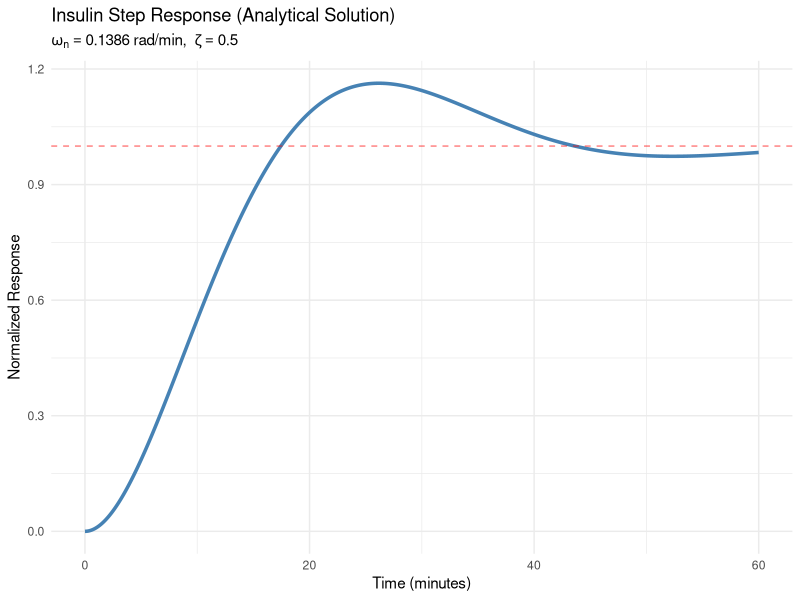
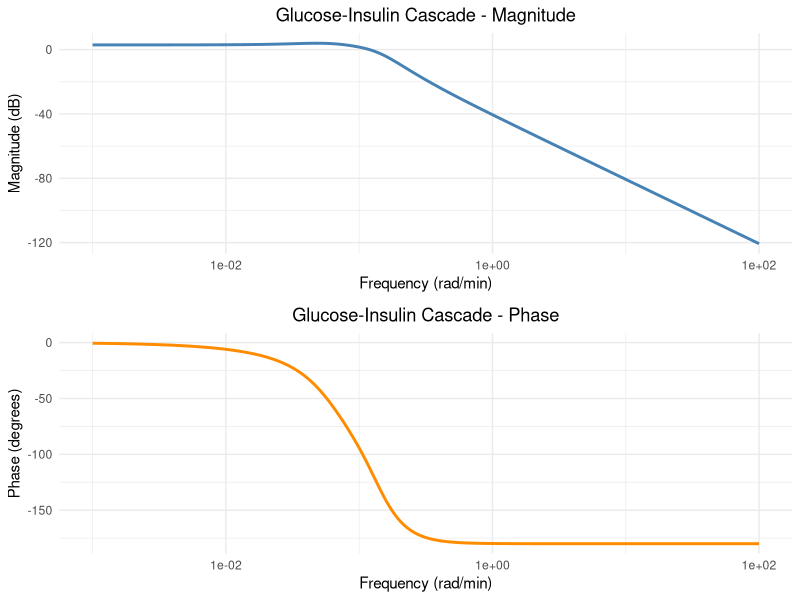
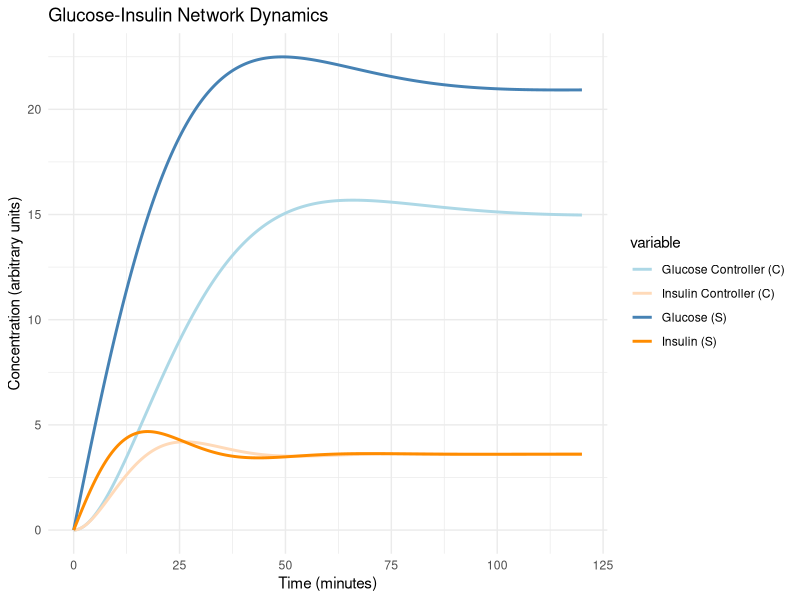
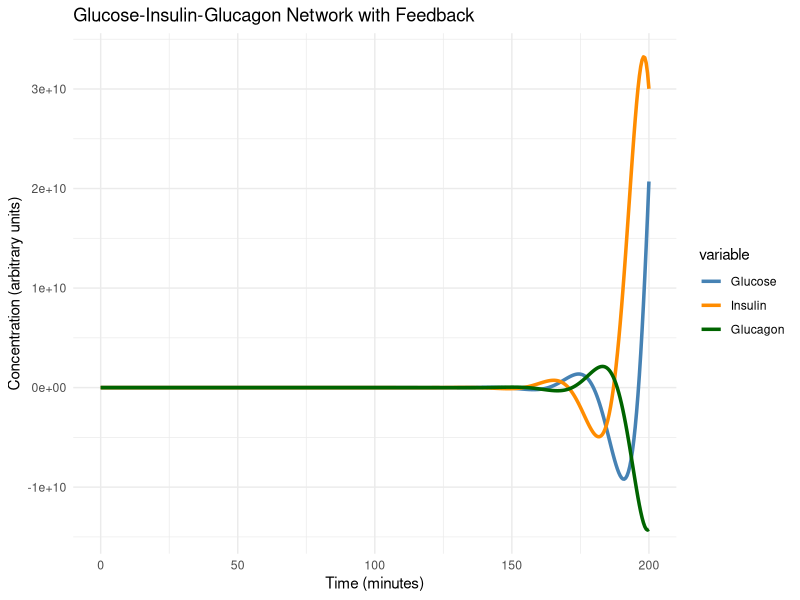
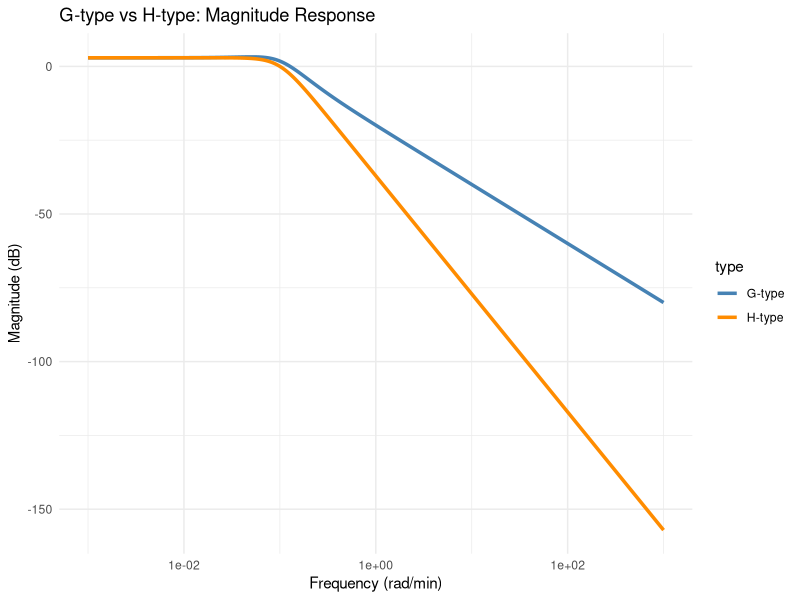
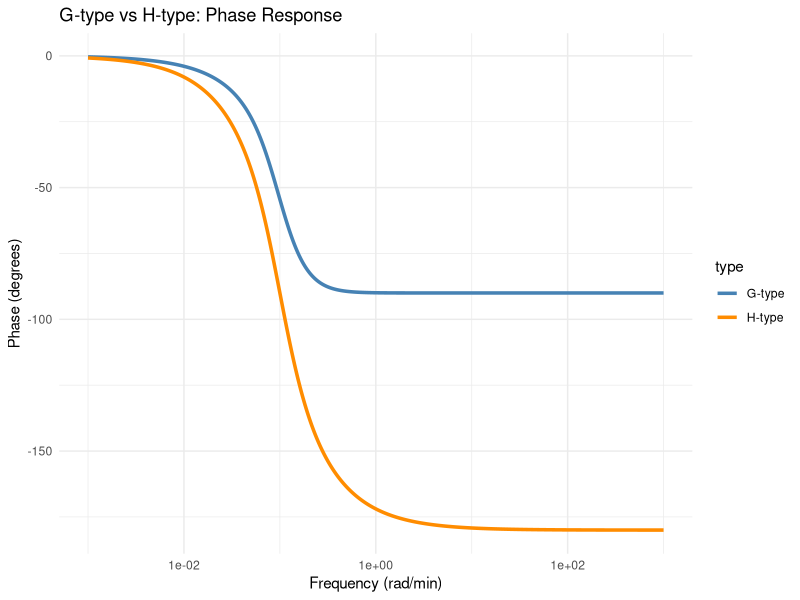
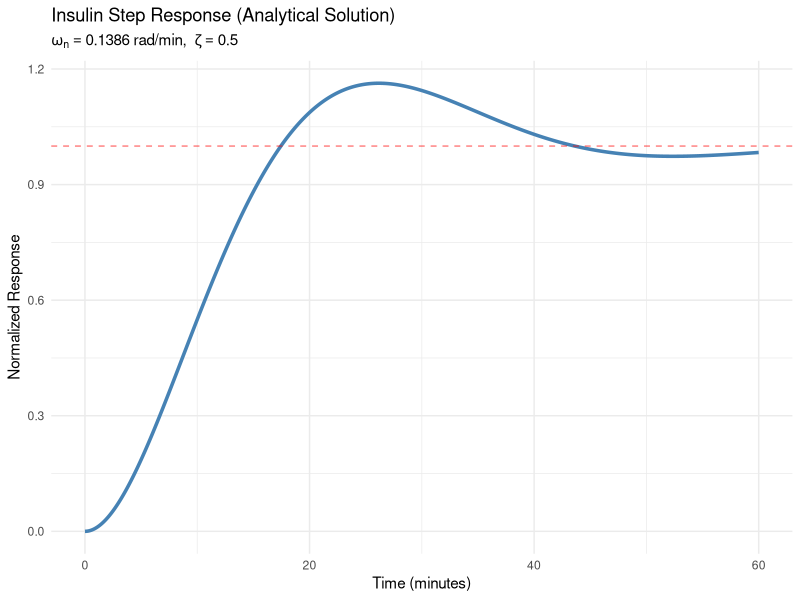
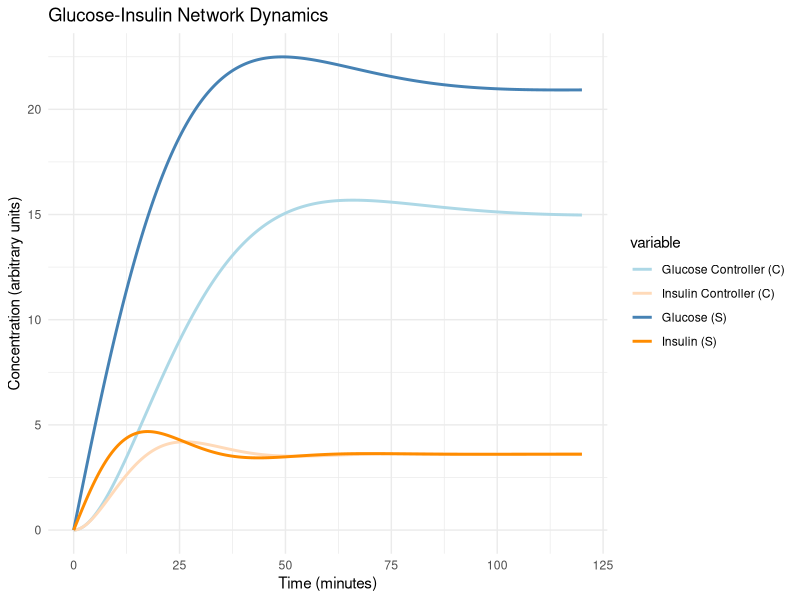

Here is the R script that generated these plots, in order:
###############################################################################
# Network Extension Simulation Framework
# Second-Order Negative Feedback Model for Endocrine Systems
# Based on Boroujerdi & Schmidt (2013) framework
###############################################################################

# Load required packages
library(deSolve)    # For ODE solving
library(ggplot2)    # For plotting
library(gridExtra)  # For multi-panel plots
library(tidyr)      # For data manipulation
library(dplyr)      # For data manipulation

###############################################################################
# OUTPUT FOLDERS: Create directories for saving plots and metrics
###############################################################################

# Define folder paths
plots_dir   <- "output_plots"
metrics_dir <- "output_metrics"

# Create folders if they do not already exist
if (!dir.exists(plots_dir))   dir.create(plots_dir)
if (!dir.exists(metrics_dir)) dir.create(metrics_dir)

cat("Output folders ready:\n")
cat("  Plots   ->", plots_dir, "\n")
cat("  Metrics ->", metrics_dir, "\n\n")

###############################################################################
# PART 1: CORE FUNCTIONS - Transfer Functions and Building Blocks
###############################################################################

#' Create a second-order negative feedback element
#'
#' @param omega_n Natural frequency (rad/time)
#' @param zeta Damping ratio (dimensionless)
#' @param type "G" for G-type (feed-forward) or "H" for H-type (feedback)
#' @return List containing transfer function numerator and denominator coefficients
create_element <- function(omega_n, zeta, type = "G") {
  k2 <- 2 * zeta * omega_n
  k3 <- omega_n
  k4 <- omega_n

  if (type == "G") {
    num <- c(k3, k3 * k2)
    den <- c(1, k2, k3 * k4)
  } else if (type == "H") {
    num <- c(k2 * k4)
    den <- c(1, k2, k3 * k4)
  } else {
    stop("Type must be 'G' or 'H'")
  }

  return(list(
    num = num, den = den,
    omega_n = omega_n, zeta = zeta, type = type,
    k2 = k2, k3 = k3, k4 = k4
  ))
}

#' Polynomial evaluation at a point
polyval <- function(p, x) {
  n <- length(p)
  sum(p * x^((n-1):0))
}

#' Polynomial multiplication (convolution)
polymult <- function(a, b) {
  convolve(a, rev(b), type = "open")
}

#' Create cascade transfer function from multiple elements
cascade_tf <- function(elements) {
  num <- elements[[1]]$num
  den <- elements[[1]]$den

  if (length(elements) > 1) {
    for (i in 2:length(elements)) {
      num <- polymult(num, elements[[i]]$num)
      den <- polymult(den, elements[[i]]$den)
    }
  }

  return(list(num = num, den = den, elements = elements))
}

###############################################################################
# PART 2: TIME-DOMAIN ANALYTICAL SOLUTIONS
###############################################################################

#' Analytical step response for second-order system
step_response_analytical <- function(t, omega_n, zeta, amplitude = 1) {
  y <- numeric(length(t))

  if (zeta < 1) {
    omega_d <- omega_n * sqrt(1 - zeta^2)
    phi     <- atan(sqrt(1 - zeta^2) / zeta)
    y <- amplitude * (1 - exp(-zeta * omega_n * t) / sqrt(1 - zeta^2) *
                        sin(omega_d * t + phi))
  } else if (abs(zeta - 1) < 1e-10) {
    y <- amplitude * (1 - exp(-omega_n * t) * (1 + omega_n * t))
  } else {
    sqrt_term <- sqrt(zeta^2 - 1)
    s1 <- -omega_n * (zeta + sqrt_term)
    s2 <- -omega_n * (zeta - sqrt_term)
    y  <- amplitude * (1 - ((zeta + sqrt_term) * exp(s1 * t) -
                              (zeta - sqrt_term) * exp(s2 * t)) / (2 * sqrt_term))
  }

  return(y)
}

#' Compute performance metrics from step response
compute_metrics <- function(t, y, final_value = 1) {
  idx_10   <- which(y >= 0.1 * final_value)[1]
  idx_90   <- which(y >= 0.9 * final_value)[1]
  rise_time <- t[idx_90] - t[idx_10]

  settled      <- abs(y - final_value) <= 0.02 * final_value
  idx_settle   <- max(which(!settled))
  settling_time <- ifelse(idx_settle == -Inf, t[1], t[idx_settle])

  peak_value    <- max(y)
  overshoot_pct <- (peak_value - final_value) / final_value * 100
  peak_time     <- t[which.max(y)]

  return(list(
    rise_time     = rise_time,
    settling_time = settling_time,
    overshoot_pct = overshoot_pct,
    peak_value    = peak_value,
    peak_time     = peak_time
  ))
}

###############################################################################
# PART 3: FREQUENCY-DOMAIN ANALYSIS (BODE PLOTS)
###############################################################################

#' Compute frequency response (Bode plot data)
frequency_response <- function(tf, freq_range = 10^seq(-3, 3, length.out = 500)) {
  s <- 1i * freq_range

  H <- sapply(s, function(si) {
    polyval(tf$num, si) / polyval(tf$den, si)
  })

  magnitude_dB <- 20 * log10(abs(H))
  phase_deg    <- unwrap_phase(atan2(Im(H), Re(H)) * 180 / pi)

  return(data.frame(freq = freq_range, magnitude_dB = magnitude_dB, phase_deg = phase_deg))
}

#' Unwrap phase to handle -180/+180 discontinuities
unwrap_phase <- function(phase) {
  diff_phase <- diff(phase)
  jumps <- which(abs(diff_phase) > 180)
  for (idx in jumps) {
    if (diff_phase[idx] > 180) {
      phase[(idx+1):length(phase)] <- phase[(idx+1):length(phase)] - 360
    } else {
      phase[(idx+1):length(phase)] <- phase[(idx+1):length(phase)] + 360
    }
  }
  return(phase)
}

#' Plot Bode diagram and optionally save to file
#'
#' @param bode_data Data frame from frequency_response()
#' @param title Plot title
#' @param save_file Optional filename (without path) to save into plots_dir
#' @return Invisible: arrangeGrob object
plot_bode <- function(bode_data, title = "Bode Plot", save_file = NULL) {

  # Magnitude plot
  p1 <- ggplot(bode_data, aes(x = freq, y = magnitude_dB)) +
    geom_line(color = "steelblue",
              linewidth = 1) +   # <-- CHANGE linewidth HERE to adjust magnitude line thickness
    scale_x_log10() +
    labs(x = "Frequency (rad/min)", y = "Magnitude (dB)",
         title = paste(title, "- Magnitude")) +
    theme_minimal() +
    theme(plot.title = element_text(hjust = 0.5))

  # Phase plot
  p2 <- ggplot(bode_data, aes(x = freq, y = phase_deg)) +
    geom_line(color = "darkorange",
              linewidth = 1) +   # <-- CHANGE linewidth HERE to adjust phase line thickness
    scale_x_log10() +
    labs(x = "Frequency (rad/min)", y = "Phase (degrees)",
         title = paste(title, "- Phase")) +
    theme_minimal() +
    theme(plot.title = element_text(hjust = 0.5))

  combined <- arrangeGrob(p1, p2, ncol = 1)
  grid.arrange(combined)

  # Save if filename provided
  if (!is.null(save_file)) {
    ggsave(filename = file.path(plots_dir, save_file),
           plot = combined, width = 8, height = 6, dpi = 300)
    cat("Bode plot saved to:", file.path(plots_dir, save_file), "\n")
  }

  invisible(combined)
}

#' Extract key metrics from Bode plot
bode_metrics <- function(bode_data) {
  dc_gain_dB  <- bode_data$magnitude_dB[1]
  target_mag  <- dc_gain_dB - 3
  idx_cutoff  <- which(bode_data$magnitude_dB <= target_mag)[1]
  freq_cutoff <- bode_data$freq[idx_cutoff]
  bandwidth   <- freq_cutoff
  idx_gc      <- which.min(abs(bode_data$magnitude_dB))
  phase_margin <- 180 + bode_data$phase_deg[idx_gc]

  return(list(
    dc_gain_dB   = dc_gain_dB,
    cutoff_freq  = freq_cutoff,
    bandwidth    = bandwidth,
    phase_margin = phase_margin
  ))
}

###############################################################################
# PART 4: ODE-BASED NETWORK SIMULATION
###############################################################################

#' ODE system for network of second-order elements
network_ode <- function(t, x, parms) {
  N    <- parms$N
  dxdt <- numeric(2 * N)

  for (i in 1:N) {
    S_i <- x[2*i - 1]
    C_i <- x[2*i]

    dxdt[2*i - 1] <- parms$Ra[i] - parms$k3[i] * C_i
    dxdt[2*i]     <- parms$k4[i] * S_i - parms$k2[i] * C_i

    if (!is.null(parms$feedback_matrix)) {
      for (j in 1:N) {
        if (i != j && parms$feedback_matrix[i, j] != 0) {
          dxdt[2*i] <- dxdt[2*i] + parms$feedback_matrix[i, j] * x[2*j - 1]
        }
      }
    }
  }

  return(list(dxdt))
}

#' Simulate network response
simulate_network <- function(elements, times, Ra,
                             initial_conditions = NULL,
                             feedback_matrix    = NULL) {
  N <- length(elements)
  if (is.null(initial_conditions)) initial_conditions <- rep(0, 2 * N)

  parms <- list(
    N               = N,
    Ra              = Ra,
    k2              = sapply(elements, function(e) e$k2),
    k3              = sapply(elements, function(e) e$k3),
    k4              = sapply(elements, function(e) e$k4),
    feedback_matrix = feedback_matrix
  )

  out    <- ode(y = initial_conditions, times = times, func = network_ode, parms = parms)
  out_df <- as.data.frame(out)
  colnames(out_df) <- c("time", paste0(rep(c("S", "C"), N), rep(1:N, each = 2)))

  return(out_df)
}

###############################################################################
# HELPER: Save metrics to CSV
###############################################################################

#' Save a named list of metrics to a CSV file in metrics_dir
#'
#' @param metrics Named list of scalar metric values
#' @param filename Filename (without path), e.g. "insulin_metrics.csv"
save_metrics <- function(metrics, filename) {
  df   <- as.data.frame(metrics)
  path <- file.path(metrics_dir, filename)
  write.csv(df, path, row.names = FALSE)
  cat("Metrics saved to:", path, "\n")
}

###############################################################################
# PART 5: EXAMPLE SIMULATIONS
###############################################################################

# --- EXAMPLE 1: Single Element Step Response ---
cat("\n=== EXAMPLE 1: Single Insulin Element ===\n")

omega_n_insulin <- 0.1386
zeta_insulin    <- 0.5

insulin  <- create_element(omega_n = omega_n_insulin, zeta = zeta_insulin, type = "G")
time     <- seq(0, 60, by = 0.1)
response <- step_response_analytical(time, omega_n_insulin, zeta_insulin, amplitude = 1)

df_insulin <- data.frame(time = time, response = response)

p_insulin <- ggplot(df_insulin, aes(x = time, y = response)) +
  geom_line(color = "steelblue",
            linewidth = 1.2) +   # <-- CHANGE linewidth HERE to adjust step response line thickness
  geom_hline(yintercept = 1, linetype = "dashed",
             linewidth  = 0.5,   # <-- CHANGE linewidth HERE to adjust reference line thickness
             color = "red", alpha = 0.5) +
  labs(title    = "Insulin Step Response (Analytical Solution)",
       subtitle = bquote(omega[n] == .(round(omega_n_insulin, 4)) ~ "rad/min, " ~
                           zeta == .(zeta_insulin)),
       x = "Time (minutes)", y = "Normalized Response") +
  theme_minimal()

print(p_insulin)

# Save plot
ggsave(filename = file.path(plots_dir, "example1_insulin_step_response.png"),
       plot = p_insulin, width = 8, height = 5, dpi = 300)
cat("Plot saved: example1_insulin_step_response.png\n")

# Compute and save metrics
metrics_ex1 <- compute_metrics(time, response)
cat("\nPerformance Metrics:\n"); print(metrics_ex1)
save_metrics(metrics_ex1, "example1_insulin_metrics.csv")


# --- EXAMPLE 2: Cascade of Two Elements (Glucose → Insulin) ---
cat("\n\n=== EXAMPLE 2: Glucose-Insulin Cascade ===\n")

omega_n_glucose <- 0.0667
zeta_glucose    <- 0.7
omega_n_insulin <- 0.1386
zeta_insulin    <- 0.5

glucose <- create_element(omega_n_glucose, zeta_glucose, type = "G")
insulin <- create_element(omega_n_insulin, zeta_insulin, type = "G")
cascade <- cascade_tf(list(glucose, insulin))

bode_data <- frequency_response(cascade, freq_range = 10^seq(-3, 2, length.out = 500))

# Plot and save Bode diagram (line thickness controlled inside plot_bode())
plot_bode(bode_data, title = "Glucose-Insulin Cascade",
          save_file = "example2_glucose_insulin_bode.png")

# Extract and save Bode metrics
metrics_bode_ex2 <- bode_metrics(bode_data)
cat("\nBode Plot Metrics:\n"); print(metrics_bode_ex2)
save_metrics(metrics_bode_ex2, "example2_glucose_insulin_bode_metrics.csv")


# --- EXAMPLE 3: ODE Simulation of Glucose-Insulin Network ---
cat("\n\n=== EXAMPLE 3: Glucose-Insulin Network (ODE Simulation) ===\n")

elem_glucose <- create_element(omega_n_glucose, zeta_glucose, type = "G")
elem_insulin <- create_element(omega_n_insulin, zeta_insulin, type = "G")

times   <- seq(0, 120, by = 0.5)
Ra      <- c(1.0, 0.5)
initial <- rep(0, 4)

out <- simulate_network(
  elements           = list(elem_glucose, elem_insulin),
  times              = times,
  Ra                 = Ra,
  initial_conditions = initial
)

out_long <- pivot_longer(out, cols = -time, names_to = "variable", values_to = "value")

p_network <- ggplot(out_long, aes(x = time, y = value, color = variable)) +
  geom_line(linewidth = 1) +   # <-- CHANGE linewidth HERE to adjust all network trajectory line thicknesses
  labs(title = "Glucose-Insulin Network Dynamics",
       x = "Time (minutes)", y = "Concentration (arbitrary units)") +
  theme_minimal() +
  scale_color_manual(
    values = c("S1" = "steelblue", "C1" = "lightblue",
               "S2" = "darkorange", "C2" = "peachpuff"),
    labels = c("S1" = "Glucose (S)", "C1" = "Glucose Controller (C)",
               "S2" = "Insulin (S)",  "C2" = "Insulin Controller (C)")
  )

print(p_network)

# Save plot and simulation data
ggsave(filename = file.path(plots_dir, "example3_glucose_insulin_ode.png"),
       plot = p_network, width = 8, height = 5, dpi = 300)
cat("Plot saved: example3_glucose_insulin_ode.png\n")

write.csv(out, file.path(metrics_dir, "example3_glucose_insulin_ode_data.csv"), row.names = FALSE)
cat("ODE simulation data saved: example3_glucose_insulin_ode_data.csv\n")


# --- EXAMPLE 4: Three-Element Network with Feedback ---
cat("\n\n=== EXAMPLE 4: Glucose-Insulin-Glucagon with Feedback ===\n")

omega_n_glucagon <- 0.0866
zeta_glucagon    <- 0.5

elem_glucose  <- create_element(omega_n_glucose,  zeta_glucose,  type = "G")
elem_insulin  <- create_element(omega_n_insulin,  zeta_insulin,  type = "G")
elem_glucagon <- create_element(omega_n_glucagon, zeta_glucagon, type = "H")

feedback        <- matrix(0, nrow = 3, ncol = 3)
feedback[1, 2]  <- -0.5   # Insulin suppresses glucose
feedback[1, 3]  <-  0.3   # Glucagon stimulates glucose
feedback[2, 1]  <-  0.8   # Glucose stimulates insulin
feedback[3, 1]  <- -0.4   # Glucose suppresses glucagon

times   <- seq(0, 200, by = 0.5)
Ra      <- c(1.0, 0.3, 0.2)
initial <- rep(0, 6)

out_3elem <- simulate_network(
  elements           = list(elem_glucose, elem_insulin, elem_glucagon),
  times              = times,
  Ra                 = Ra,
  initial_conditions = initial,
  feedback_matrix    = feedback
)

out_substrates <- pivot_longer(out_3elem, cols = -time,
                               names_to = "variable", values_to = "value") %>%
  filter(variable %in% c("S1", "S2", "S3"))

p_3network <- ggplot(out_substrates, aes(x = time, y = value, color = variable)) +
  geom_line(linewidth = 1.2) +   # <-- CHANGE linewidth HERE to adjust three-element network line thicknesses
  labs(title = "Glucose-Insulin-Glucagon Network with Feedback",
       x = "Time (minutes)", y = "Concentration (arbitrary units)") +
  theme_minimal() +
  scale_color_manual(
    values = c("S1" = "steelblue", "S2" = "darkorange", "S3" = "darkgreen"),
    labels = c("S1" = "Glucose", "S2" = "Insulin", "S3" = "Glucagon")
  )

print(p_3network)

# Save plot and simulation data
ggsave(filename = file.path(plots_dir, "example4_three_element_feedback.png"),
       plot = p_3network, width = 8, height = 5, dpi = 300)
cat("Plot saved: example4_three_element_feedback.png\n")

write.csv(out_3elem, file.path(metrics_dir, "example4_three_element_ode_data.csv"), row.names = FALSE)
cat("ODE simulation data saved: example4_three_element_ode_data.csv\n")


###############################################################################
# PART 6: COMPARISON OF G-TYPE VS H-TYPE
###############################################################################

cat("\n\n=== EXAMPLE 5: G-type vs H-type Comparison ===\n")

omega_n <- 0.1
zeta    <- 0.7

elem_G <- create_element(omega_n, zeta, type = "G")
elem_H <- create_element(omega_n, zeta, type = "H")

bode_G       <- frequency_response(list(num = elem_G$num, den = elem_G$den))
bode_H       <- frequency_response(list(num = elem_H$num, den = elem_H$den))
bode_G$type  <- "G-type"
bode_H$type  <- "H-type"
bode_comparison <- rbind(bode_G, bode_H)

# Magnitude comparison
p_comp_mag <- ggplot(bode_comparison, aes(x = freq, y = magnitude_dB, color = type)) +
  geom_line(linewidth = 1.2) +   # <-- CHANGE linewidth HERE to adjust G vs H magnitude comparison line thicknesses
  scale_x_log10() +
  labs(title = "G-type vs H-type: Magnitude Response",
       x = "Frequency (rad/min)", y = "Magnitude (dB)") +
  theme_minimal() +
  scale_color_manual(values = c("G-type" = "steelblue", "H-type" = "darkorange"))

print(p_comp_mag)

# Phase comparison
p_comp_phase <- ggplot(bode_comparison, aes(x = freq, y = phase_deg, color = type)) +
  geom_line(linewidth = 1.2) +   # <-- CHANGE linewidth HERE to adjust G vs H phase comparison line thicknesses
  scale_x_log10() +
  labs(title = "G-type vs H-type: Phase Response",
       x = "Frequency (rad/min)", y = "Phase (degrees)") +
  theme_minimal() +
  scale_color_manual(values = c("G-type" = "steelblue", "H-type" = "darkorange"))

print(p_comp_phase)

# Save both comparison plots
ggsave(filename = file.path(plots_dir, "example5_GH_magnitude_comparison.png"),
       plot = p_comp_mag, width = 8, height = 5, dpi = 300)
ggsave(filename = file.path(plots_dir, "example5_GH_phase_comparison.png"),
       plot = p_comp_phase, width = 8, height = 5, dpi = 300)
cat("Comparison plots saved: example5_GH_magnitude_comparison.png and example5_GH_phase_comparison.png\n")

# Save Bode metrics for both types
save_metrics(bode_metrics(bode_G), "example5_Gtype_bode_metrics.csv")
save_metrics(bode_metrics(bode_H), "example5_Htype_bode_metrics.csv")


###############################################################################
# SUMMARY
###############################################################################

cat("\n=== Simulation Complete ===\n")
cat("Plots saved to   : '", plots_dir,   "/' folder\n", sep = "")
cat("Metrics saved to : '", metrics_dir, "/' folder\n", sep = "")
cat("\nKey functions available:\n")
cat("  - create_element(omega_n, zeta, type)\n")
cat("  - cascade_tf(elements)\n")
cat("  - step_response_analytical(t, omega_n, zeta)\n")
cat("  - frequency_response(tf, freq_range)\n")
cat("  - plot_bode(bode_data, title, save_file)\n")
cat("  - simulate_network(elements, times, Ra, ...)\n")
cat("  - compute_metrics(t, y)\n")
cat("  - bode_metrics(bode_data)\n")
cat("  - save_metrics(metrics, filename)\n")
